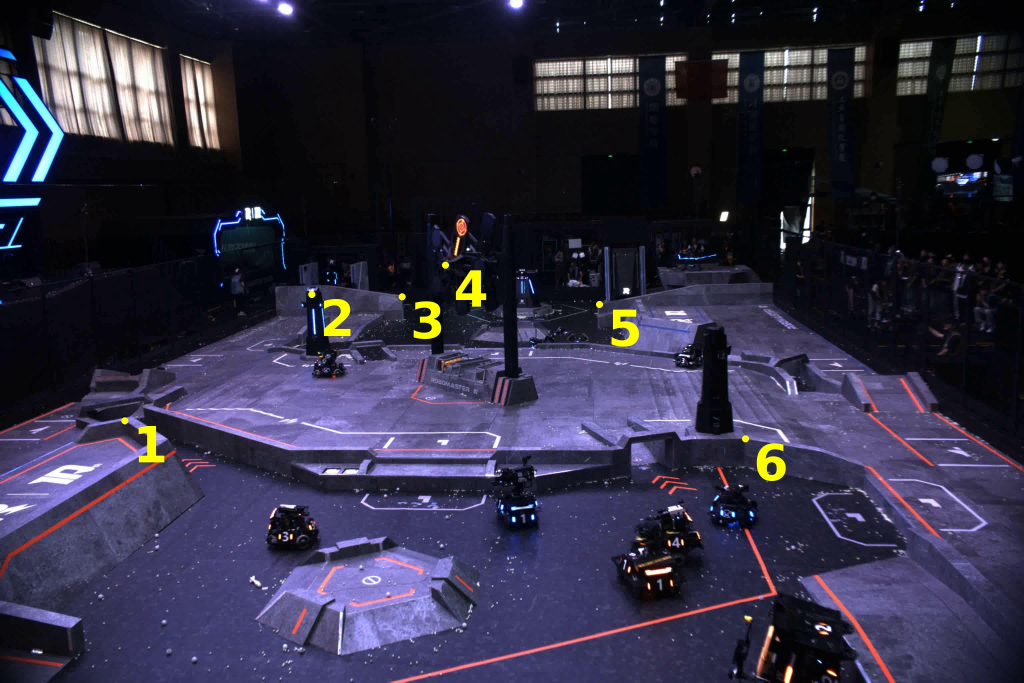
#> input picture tracker/warmup_image.jpg, 3072 x 2048 px, given in place of demo.mp4, which was not available (shown at 1/3 size)
$ python detect_lisar_dot.py
#> lines starting #> are read from the running program, lines starting #| are printed output that depends on the picture; after the words box and inside, x2 and y2 are one past the last pixel; in counts of white or black regions, pixels touching at a corner belong together; pictures that were not available may be replaced by others from this repository, and a replacement may not be noted
import time
import argparse
from collections import deque

import cv2
import numpy as np

# 大ROI
REJECT_X_MIN = 0
REJECT_Y_MIN = 0
REJECT_X_MAX = None
REJECT_Y_MAX = None
MAX_REJECT_RED_AREA = 300

# 小ROI
X_MIN = 1100
Y_MIN = 880
X_MAX = 1200
Y_MAX = 950
default_point = (1036, 967)

# [6 lines of commented-out code are left out]

MIN_RED_AREA = 5
MAX_RED_AREA = 300

RED_HSV_LOWER1 = (0, 80, 80)
RED_HSV_UPPER1 = (10, 255, 255)
RED_HSV_LOWER2 = (170, 80, 80)
RED_HSV_UPPER2 = (180, 255, 255)

HISTORY_LEN = 10
MAX_JUMP_PX = 50
OUTLIER_CONFIRM_FRAMES = 5
OUTLIER_STABLE_RADIUS_PX = 8
MAX_HORIZONTAL_Y_DIFF_PX = 50


class LisarDotDetector:
    def __init__(
        self,
        history_len=HISTORY_LEN,
        max_jump_px=MAX_JUMP_PX,
        initial_point=default_point,
        outlier_confirm_frames=OUTLIER_CONFIRM_FRAMES,
        outlier_stable_radius_px=OUTLIER_STABLE_RADIUS_PX,
        max_horizontal_y_diff_px=MAX_HORIZONTAL_Y_DIFF_PX,
    ):
#> in main, frame is the input picture: shape (2048, 3072, 3); mean B, G, R 66.9, 46.1, 48.7
        self.history = deque(maxlen=history_len)
        self.outlier_history = deque(maxlen=outlier_confirm_frames)
        self.max_jump_px = max_jump_px
        self.initial_point = initial_point
        self.outlier_confirm_frames = outlier_confirm_frames
        self.outlier_stable_radius_px = outlier_stable_radius_px
        self.max_horizontal_y_diff_px = max_horizontal_y_diff_px

    def detect(self, img):
        center = self._detect_single_frame(img)
        if center is None:
            self.outlier_history.clear()
            predicted = self._predict()
            return predicted if predicted is not None else self.initial_point, True

        predicted = self._predict()
        if predicted is not None:
            jump = np.hypot(center[0] - predicted[0], center[1] - predicted[1])
            if jump > self.max_jump_px:
                if abs(center[1] - predicted[1]) > self.max_horizontal_y_diff_px:
                    self.outlier_history.clear()
                    return predicted, True

                self.outlier_history.append(center)
                outlier_points = np.array(self.outlier_history)
                outlier_center = np.median(outlier_points, axis=0)
                outlier_dist = np.hypot(
                    outlier_points[:, 0] - outlier_center[0],
                    outlier_points[:, 1] - outlier_center[1],
                )
                outlier_spread = np.max(outlier_dist)
                if (
                    len(self.outlier_history) >= self.outlier_confirm_frames
                    and outlier_spread <= self.outlier_stable_radius_px
                ):
                    self.history.clear()
                    self.history.extend(self.outlier_history)
                    self.outlier_history.clear()
                    return center, False

                return predicted, True

        self.outlier_history.clear()
        self.history.append(center)
        return center, False

    def _predict(self):
        if not self.history:
            return None
        points = np.array(self.history)
        return int(round(np.median(points[:, 0]))), int(round(np.median(points[:, 1])))

    def _detect_single_frame(self, img):
        height, width = img.shape[:2]
#> height = 2048; width = 3072
        reject_x_max = width if REJECT_X_MAX is None else REJECT_X_MAX
#> reject_x_max = 3072
        reject_y_max = height if REJECT_Y_MAX is None else REJECT_Y_MAX
#> reject_y_max = 2048
        reject_roi = img[REJECT_Y_MIN:reject_y_max, REJECT_X_MIN:reject_x_max]
        hsv = cv2.cvtColor(reject_roi, cv2.COLOR_BGR2HSV)
#> hsv: shape (2048, 3072, 3); mean H, S, V 110.7, 105.6, 70.2
        red_mask1 = cv2.inRange(hsv, RED_HSV_LOWER1, RED_HSV_UPPER1)
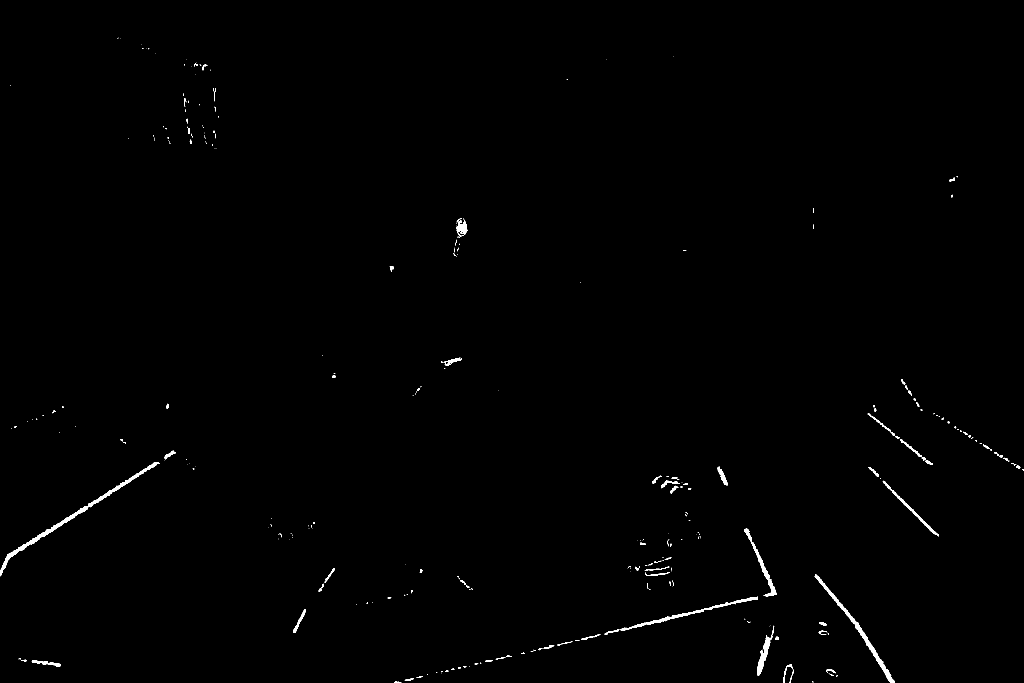
#> red_mask1: shape (2048, 3072) (shown at 1/3 size); 0.47% white; 317 white regions (211 under 20 px), largest, box (x1, y1, x2, y2) and area: (0, 1388, 480, 1729) 5498, (2444, 1723, 2684, 2048) 4066, (1858, 1790, 2274, 1892) 2755
        red_mask2 = cv2.inRange(hsv, RED_HSV_LOWER2, RED_HSV_UPPER2)
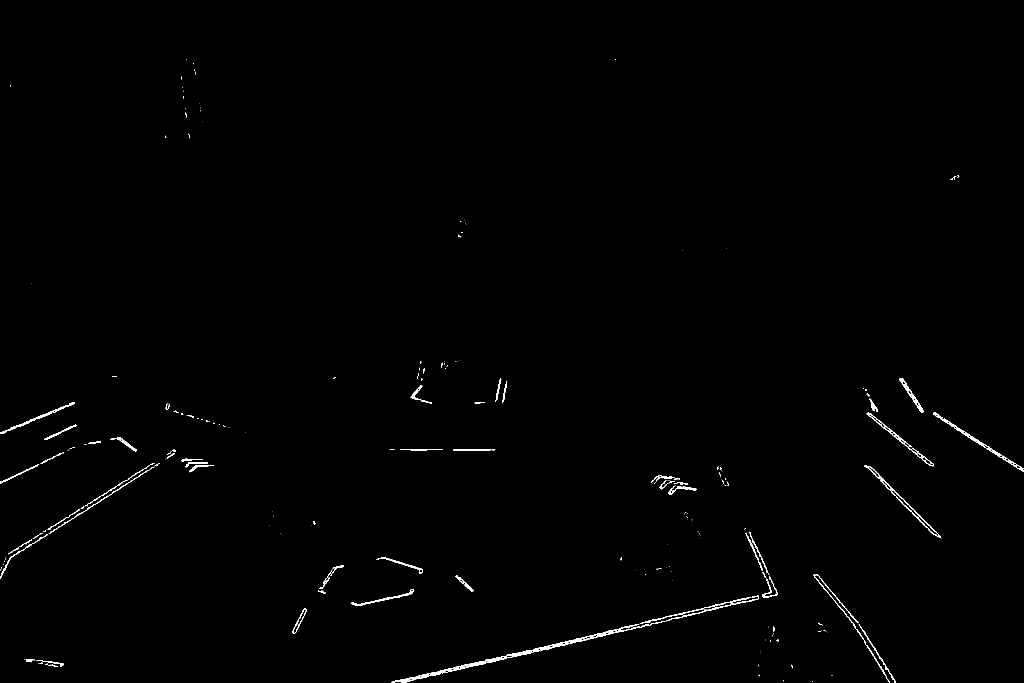
#> red_mask2: shape (2048, 3072) (shown at 1/3 size); 0.49% white; 264 white regions (162 under 20 px), largest, box (x1, y1, x2, y2) and area: (1174, 1872, 1918, 2048) 5727, (2800, 1238, 3072, 1415) 1915, (2593, 1397, 2822, 1613) 1527
        red_mask = cv2.bitwise_or(red_mask1, red_mask2)
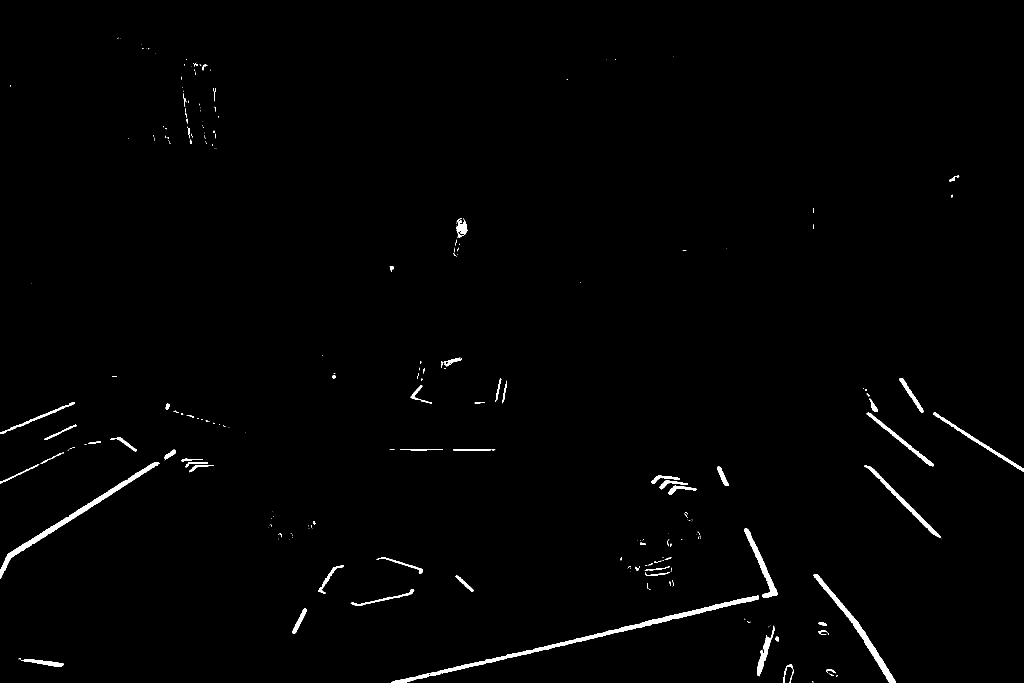
#> red_mask: shape (2048, 3072) (shown at 1/3 size); 0.96% white; 266 white regions (181 under 20 px)

        contours, _ = cv2.findContours(red_mask, cv2.RETR_EXTERNAL, cv2.CHAIN_APPROX_SIMPLE)
#> contours = 266 contours, 202 with area under 20; largest, box (x1, y1, x2, y2) and area: (1174, 1786, 2277, 2048) 10776, (0, 1388, 480, 1736) 7324, (2440, 1723, 2687, 2048) 5562, (2233, 1585, 2333, 1792) 3190, (2593, 1397, 2822, 1613) 2917
        for contour in contours:
            if cv2.contourArea(contour) > MAX_REJECT_RED_AREA:
                cv2.drawContours(red_mask, [contour], -1, 0, -1)
#> this loop made 266 passes
#> contour on passes 8, 9, 13: [[2288, 1947]], [[2295, 1919]], [[2305, 1880], [2305, 1881]]
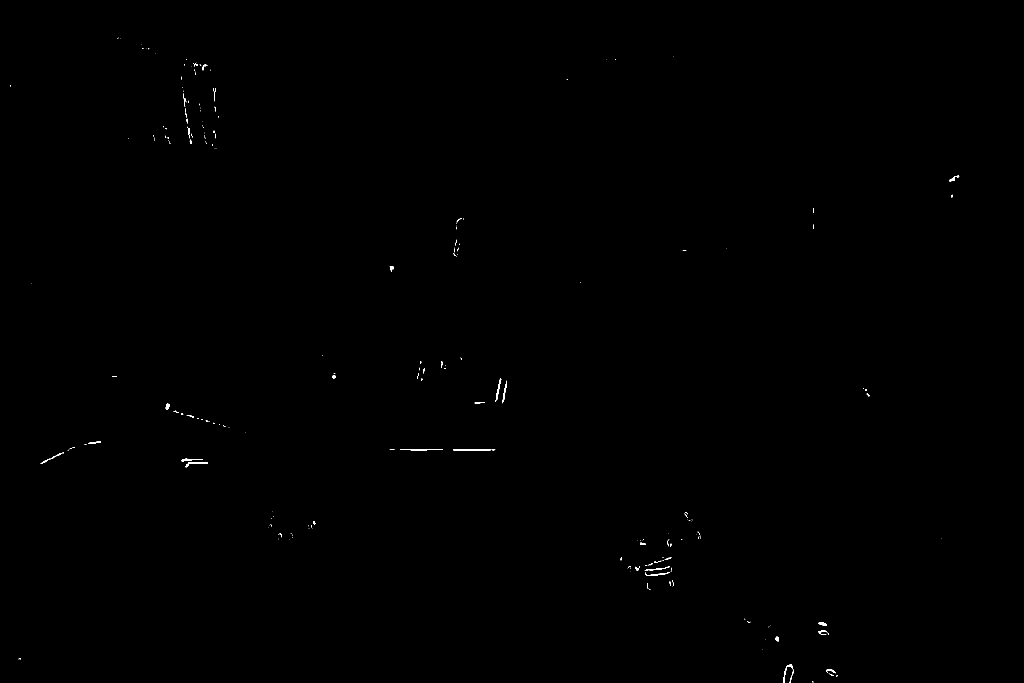
#> red_mask: shape (2048, 3072) (shown at 1/3 size); 0.1% white; 237 white regions (181 under 20 px), largest, box (x1, y1, x2, y2) and area: (1359, 1348, 1473, 1352) 345, (2349, 1993, 2380, 2048) 337, (1200, 1347, 1329, 1351) 318

        roi_x_min = X_MIN - REJECT_X_MIN
        roi_y_min = Y_MIN - REJECT_Y_MIN
        roi_x_max = X_MAX - REJECT_X_MIN
        roi_y_max = Y_MAX - REJECT_Y_MIN
        if roi_x_min < 0 or roi_y_min < 0 or roi_x_max > red_mask.shape[1] or roi_y_max > red_mask.shape[0]:
            raise ValueError("laser dot ROI must be inside reject ROI")
        roi_mask = red_mask[roi_y_min:roi_y_max, roi_x_min:roi_x_max]
#> roi_mask: shape (70, 100); every value is 0

        contours, _ = cv2.findContours(roi_mask, cv2.RETR_EXTERNAL, cv2.CHAIN_APPROX_SIMPLE)
#> contours = []
        candidates = []
        for contour in contours:
            area = cv2.contourArea(contour)
            if MIN_RED_AREA <= area <= MAX_RED_AREA:
                candidates.append(contour)
#> this loop made 0 passes
#> after the loop, candidates = []

        if not candidates:
            return None

        contour = max(candidates, key=cv2.contourArea)
        (x, y), radius = cv2.minEnclosingCircle(contour)
        if radius <= 0:
            return None

        return int(round(X_MIN + x)), int(round(Y_MIN + y))

def main():
    parser = argparse.ArgumentParser(description="激光点检测调试")
    parser.add_argument("--source", choices=["video", "sub"], default="video")
    parser.add_argument("--video-path", default="demo/demo.mp4")
    parser.add_argument("--config", default="config/params.yaml")
    args = parser.parse_args()

    cap = None
    cam_sub = None
    group_id = "detect_lisar"
    detector = LisarDotDetector()

    if args.source == "video":
        cap = cv2.VideoCapture(args.video_path)
        window_name = args.video_path

        if not cap.isOpened():
            print("Error: 无法打开视频文件")
            raise SystemExit(1)
    else:
        from driver.hik_camera.hik import SimpleHikCamera
        from utils.config import load_cfg_from_cfg_file

        config = load_cfg_from_cfg_file(args.config)
        cam_sub = SimpleHikCamera(config.sub_camera, camera_role="sub")
        cam_sub.start_streaming()
        cam_sub.register_group(group_id)
        time.sleep(1.0)
        window_name = "sub-camera"

    try:
        while True:
            start = time.time()

            if args.source == "video":
                ret, frame = cap.read()
                if not ret:
                    print("视频读取结束")
                    break
            else:
                frame_rgb, _ = cam_sub.get_image_latest(group_id, timeout=0.1)
                if frame_rgb is None:
                    continue
                frame = cv2.cvtColor(frame_rgb, cv2.COLOR_RGB2BGR)

            center, is_predicted = detector.detect(frame)
#> center = (1036, 967); is_predicted = True
            display = frame.copy()
            cv2.rectangle(display, (X_MIN, Y_MIN), (X_MAX, Y_MAX), (0, 255, 255), 2)
            if center is not None:
                color = (0, 255, 255) if is_predicted else (0, 255, 0)
#> color = (0, 255, 255)
                label = "pred" if is_predicted else "laser"
#> label = 'pred'
                cv2.circle(display, center, 8, color, 2)
                cv2.putText(
                    display,
                    f"{label}=({center[0]}, {center[1]})",
                    (center[0] + 10, center[1] - 10),
                    cv2.FONT_HERSHEY_SIMPLEX,
                    0.7,
                    color,
                    2,
                )

            display = cv2.resize(display, None, fx=0.5, fy=0.5)
#> display: shape (1024, 1536, 3)
            cv2.imshow(window_name, display)

            key = cv2.waitKey(10) & 0xFF # 理论最大10帧
#> (key q is pressed here)
            if key == ord(" "):
                print("已暂停")
                while True:
                    key = cv2.waitKey(100) & 0xFF
                    if key == ord(" "):
                        print("继续播放")
                        break
            if key == ord("q"):
                break

            gap = time.time() - start
            print(f"FPS: {1 / gap}")
    finally:
        if cap is not None:
            cap.release()
        if cam_sub is not None:
            cam_sub.close()
        cv2.destroyAllWindows()


if __name__ == "__main__":
    main()
